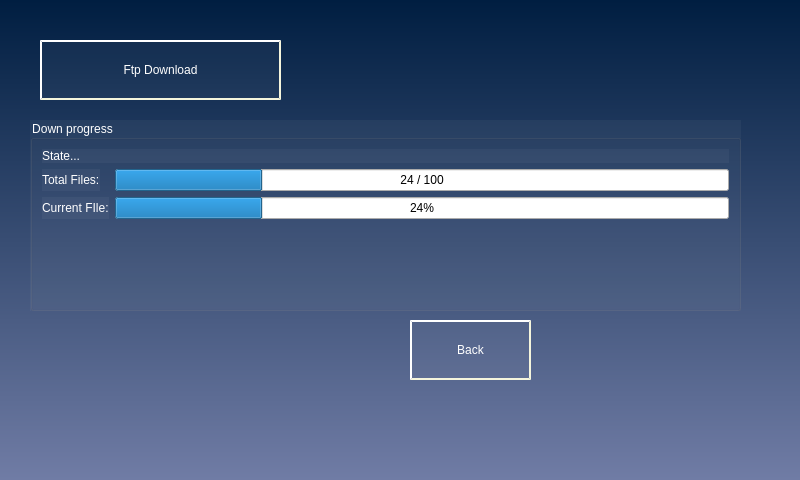
<?xml version="1.0" encoding="UTF-8"?>
<ui version="4.0">
 <class>DownloadForm</class>
 <widget class="QWidget" name="DownloadForm">
  <property name="geometry">
   <rect>
    <x>0</x>
    <y>0</y>
    <width>800</width>
    <height>480</height>
   </rect>
  </property>
  <property name="windowTitle">
   <string>Form</string>
  </property>
  <property name="styleSheet">
   <string notr="true">#DownloadForm{
	font: 24pt &quot;DejaVu Sans&quot;;  
    color: white;
     background:qlineargradient(spread:pad, x1:0.494318, y1:0, x2:0.494, y2:1, stop:0 rgba(0, 30, 65, 255), stop:1 rgba(112, 124, 165, 255));
}

QMessageBox
{
    font: 28pt &quot;DejaVu Sans&quot;;  
    color: white;  
	background-color: qlineargradient(spread:pad, x1:0.488636, y1:0, x2:0.511364, y2:1, stop:0 rgba(136, 50, 7, 255), stop:1 rgba(200, 57, 29, 255));
}

QLabel
{
   background-color: rgba(255,255,255,10); 
   font: 24pt &quot;DejaVu Sans&quot;;  
   color: white;
}

QPushButton
{
	background-color: rgba(255,255,255,10); 
   	font: 24pt &quot;DejaVu Sans&quot;;  
   	color: white;
   	border-style: outset;
   	border-width: 2px;
   	border-color: beige;
	padding: 4px;
}

QGroupBox
{
	background-color: rgba(255,255,255,10); 
	font: 20pt &quot;DejaVu Sans&quot;;  
   	color: white;
}

QPushButton:pressed 
{
	font: 24pt &quot;DejaVu Sans&quot;;  
   	color: white;
	background-color: rgba(255,255,255,90); 
	border-style: inset;
	padding:4px;
}

QPushButton:disabled 
{
	font: 24pt &quot;DejaVu Sans&quot;;  
	color: rgb(83, 83, 83);
	background-color: rgba(171, 171, 171, 50);
	padding:4px;
}</string>
  </property>
  <widget class="QPushButton" name="pushButtonBack">
   <property name="geometry">
    <rect>
     <x>410</x>
     <y>320</y>
     <width>121</width>
     <height>60</height>
    </rect>
   </property>
   <property name="minimumSize">
    <size>
     <width>0</width>
     <height>60</height>
    </size>
   </property>
   <property name="text">
    <string>Back</string>
   </property>
  </widget>
  <widget class="QGroupBox" name="groupBox">
   <property name="geometry">
    <rect>
     <x>30</x>
     <y>120</y>
     <width>711</width>
     <height>191</height>
    </rect>
   </property>
   <property name="title">
    <string>Down progress</string>
   </property>
   <layout class="QFormLayout" name="formLayout">
    <item row="4" column="0">
     <widget class="QLabel" name="label_2">
      <property name="text">
       <string>Current FIle:</string>
      </property>
     </widget>
    </item>
    <item row="4" column="1">
     <widget class="QProgressBar" name="progressBarFIle">
      <property name="value">
       <number>24</number>
      </property>
      <property name="format">
       <string>%p%</string>
      </property>
     </widget>
    </item>
    <item row="3" column="0">
     <widget class="QLabel" name="label">
      <property name="text">
       <string>Total Files:</string>
      </property>
     </widget>
    </item>
    <item row="3" column="1">
     <widget class="QProgressBar" name="progressBarTask">
      <property name="value">
       <number>24</number>
      </property>
      <property name="format">
       <string>%v / %m</string>
      </property>
     </widget>
    </item>
    <item row="1" column="0" colspan="2">
     <widget class="QLabel" name="labelState">
      <property name="text">
       <string>State...</string>
      </property>
     </widget>
    </item>
   </layout>
  </widget>
  <widget class="QPushButton" name="pushButtonFtpDownload">
   <property name="geometry">
    <rect>
     <x>40</x>
     <y>40</y>
     <width>241</width>
     <height>60</height>
    </rect>
   </property>
   <property name="minimumSize">
    <size>
     <width>0</width>
     <height>60</height>
    </size>
   </property>
   <property name="text">
    <string>Ftp Download</string>
   </property>
  </widget>
 </widget>
 <resources/>
 <connections/>
</ui>
